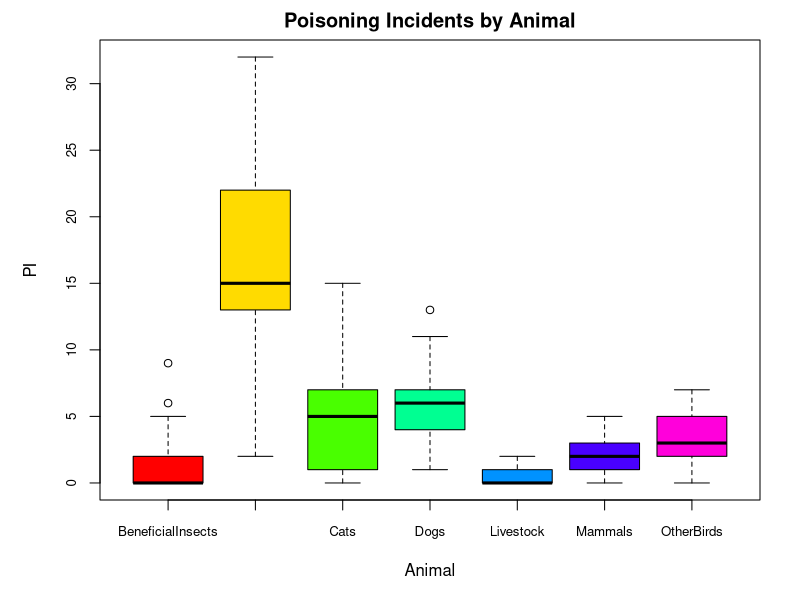
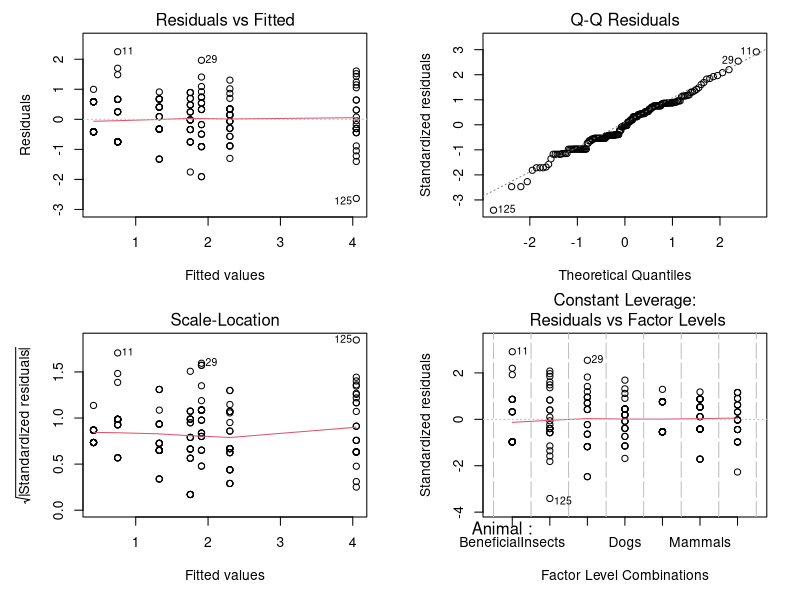
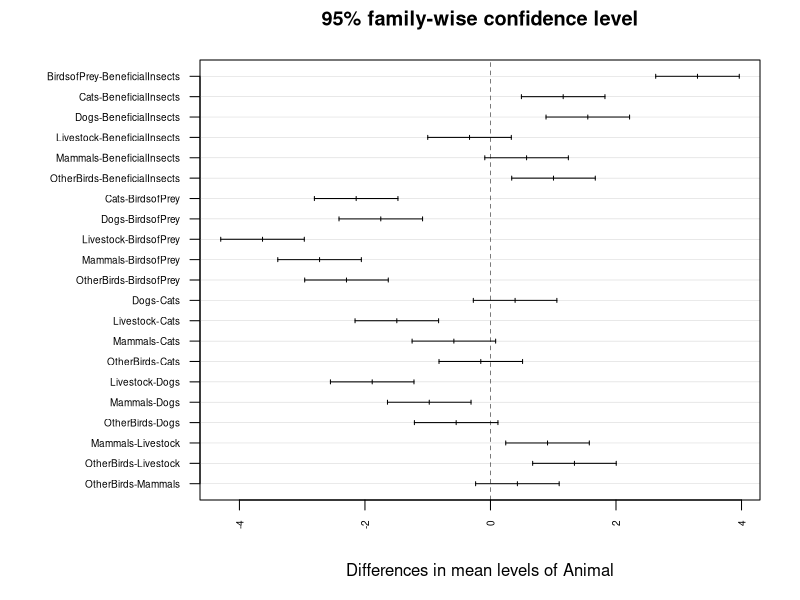

Recreate these plots in R, in order.
# ==============================================================================
# Project: Environmental Toxicology (Pesticide Poisoning)
# Description: One-way ANOVA, square-root transformations, and post-hoc 
#              testing on pesticide incidents across animal groups.
# ==============================================================================

# 1. Setup and Data Import
options(scipen = 999)
pest <- read.csv("PesticidePoisoning.csv", stringsAsFactors = TRUE)

# 2. Exploratory Data Analysis
par(mar = c(5, 5, 2, 2), mfrow = c(1, 1))
boxplot(PI ~ Animal, data = pest, col = rainbow(7), cex.axis = 0.8, main = "Poisoning Incidents by Animal")

# 3. Initial ANOVA Modelling (Fails residual assumptions)
pest.m1 <- aov(PI ~ Animal, data = pest)
summary(pest.m1)

# 4. Transformed Model (Square-Root)
pest.m2 <- aov(sqrt(PI) ~ Animal, data = pest)
summary(pest.m2)

par(mfrow = c(2, 2))
plot(pest.m2)

# 5. Post-Hoc Analysis
summary.lm(pest.m2)
pest.mT <- TukeyHSD(pest.m2)
print(pest.mT)

par(mar = c(5, 10, 3, 2), mfrow = c(1, 1))
plot(pest.mT, las = 2, cex.axis = 0.6)
